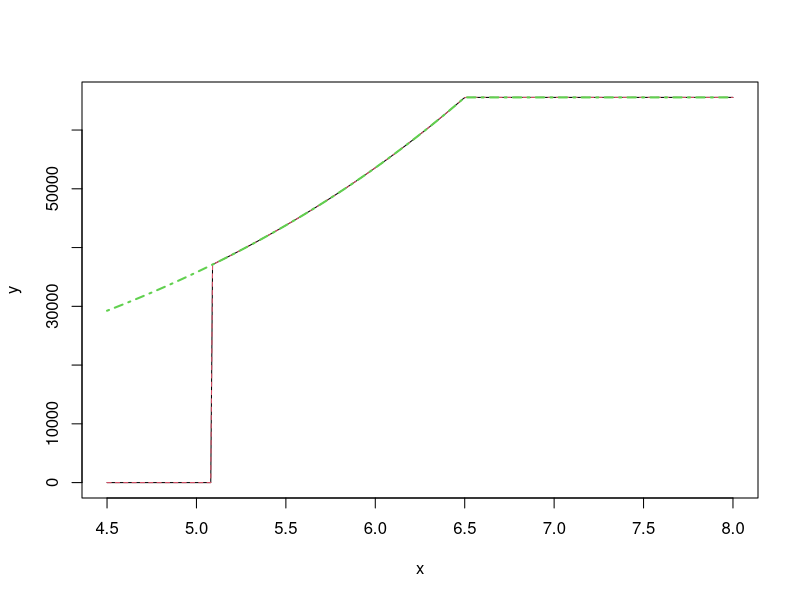

Write the R code that produced this figure.
#Test how to make the out of limit case of 5pl to get solved.

#two forms of 5pl, log vs regular (in terms of x)
#	regular: y=a + (d-a)/(1+(b/x)^c)^g
#				a, lower; d, upper; b, mid point; c, slope of mid range and g, asymetric factor

#	log: y=a+(d-a)/(1+exp((xmid-x)/scal))^g

# to transform them, we have
#	y=a+(d-a)/(1+exp(log(b/x)^c))^g
#	y=a+(d-a)/(1+exp(c*log(b)-log(x)))^g
#   y=a+(d-a)/(1+exp((log(b)-log(x))/(1/c)))^g
#		so between them xmid==log(b), scal==1/c

##we are looking for a solution to overcome the issue where we run out of limit
## when calculate exp((xmid-x)/scal)
## the solution is like this,
## take a exp(log((d-a)/(1+exp((xmid-x)/scal))^g))
##   rearrange this  exp(log(d-a)-log((1+exp(xmid-x)/scal)^g))
##					exp(log(d-a)-g*log(1+exp(xmid-x)/scal))
##		there are one case we need to consider, when exp is too big or exp is too small (both relative to 1).
##		where exp() is too big or (xmid-x)>709, we approximate to get log(1+exp(xmid-x)/scal)~=(xmid-x)/scal 
##		the whole thing becomes exp(log(d-a)-g*(xmid-x)/scal)
fpl.regular<-function(a, d, b,c,g,x)
{
	y<-a + (d-a)/(1+(b/x)^c)^g
}


fpl.log<-function(a, d, xmid,scal,g,x)
{
	y<-a+(d-a)/(1+exp((xmid-x)/scal))^g
}
fpl.log.app<-function(a, d, xmid,scal,g,x)
{
	y<-x; #make the holder first
	y<- -1
	#split the array into to parts
	regular<-which((xmid-x)/scal<=709)
	y[regular]<-a+(d-a)/(1+exp((xmid-x[regular])/scal))^g
	y[-regular]<-a+exp(log(d-a)-g*(xmid-x[-regular])/scal)	
	y
}

x<-seq(4.5,8,by=0.01)
a<-0.1
d<-65555
xmid<-6.5
scal<-0.002
g<-0.000807

y<-fpl.log(a,d,xmid,scal,g,x)
plot(x,y, type="l")

y<-fpl.regular(a,d, exp(xmid),1/scal,g,exp(x))
lines(x,y,col=2,lty=2)

y<-fpl.log.app(a,d, xmid,scal,g,x)
lines(x,y,col=3,lty=4, lwd=2)